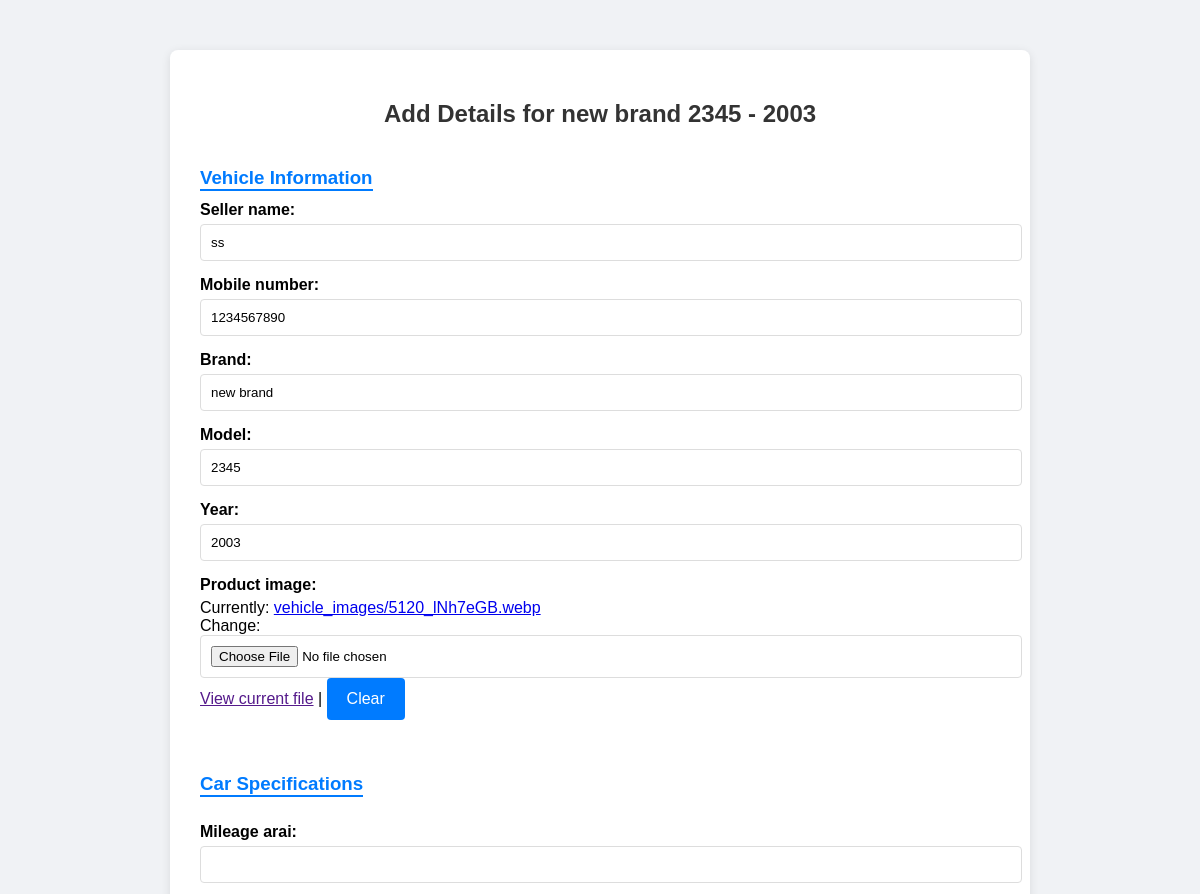
Before: /users/owner/add-details/18/ (signed in, upper part) with the older database file.
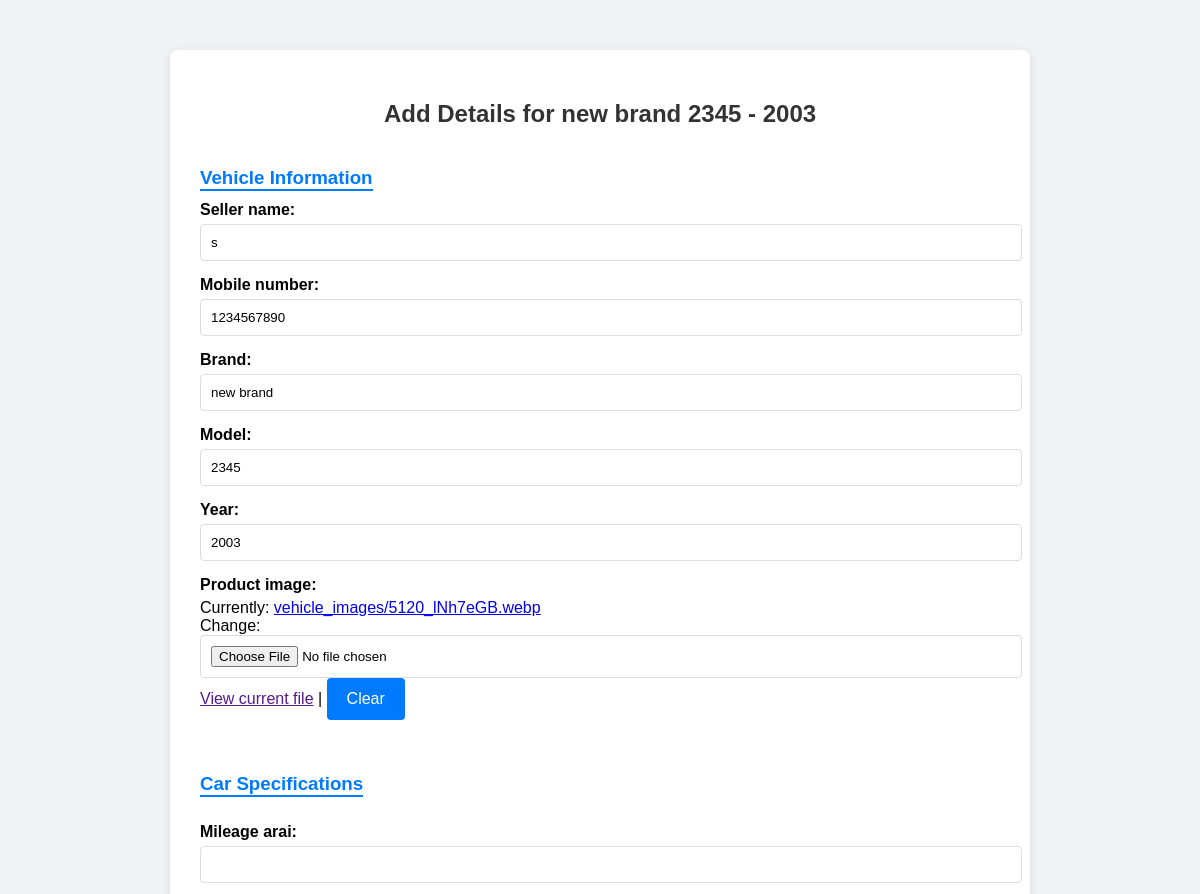
After: the same page with the newer database file.
### users/models.py (models this page shows, shortened)
class VehicleListing(models.Model):
    seller_name = models.CharField(max_length=100)
    mobile_number = models.CharField(max_length=15)
    seller = models.ForeignKey(User, on_delete=models.CASCADE)
    brand = models.CharField(max_length=100)
    model = models.CharField(max_length=100)
    year = models.IntegerField()
    kms_driven = models.IntegerField()
    fuel_type = models.CharField(max_length=50)
    location = models.CharField(max_length=100)
    pitching_price = models.DecimalField(max_digits=10, decimal_places=2)
    product_image = models.ImageField(upload_to='vehicle_images/')
    additional_image1 = models.ImageField(upload_to='vehicle_images/', null=True, blank=True)
    additional_image2 = models.ImageField(upload_to='vehicle_images/', null=True, blank=True)
    additional_image3 = models.ImageField(upload_to='vehicle_images/', null=True, blank=True)
    additional_image4 = models.ImageField(upload_to='vehicle_images/', null=True, blank=True)
    is_approved = models.BooleanField(default=False)
    star_rating = models.IntegerField(null=True, blank=True)
    condition_description = models.TextField(null=True, blank=True)
    owner_review = models.TextField(null=True, blank=True)
    uploaded_at = models.DateTimeField(auto_now_add=True)
    registration_year = models.IntegerField()  # Remove default value
    transmission = models.CharField(max_length=50)  # Remove default value
    num_owners = models.IntegerField()  # Remove default value
    insurance_type = models.CharField(max_length=100)  # Remove default value
    insurance_validity = models.DateField()
    rto = models.CharField(max_length=100)  # Remove default value
    full_details = models.FileField(upload_to='full_details/', null=True, blank=True)  # New field

### users/views/owner_views.py (the view)
# urls.py: path('owner/add-details/<int:listing_id>/', owner_views.add_details, name='add-details'),  # New path for add details
@user_passes_test(is_owner)
def add_details(request, listing_id):
    listing = get_object_or_404(VehicleListing, pk=listing_id)
    if request.method == 'POST':
        vehicle_form = VehicleListingForm(request.POST, request.FILES, instance=listing)
        car_spec_form = CarSpecificationForm(request.POST)
        inspection_report_form = InspectionReportForm(request.POST)
        if vehicle_form.is_valid() and car_spec_form.is_valid() and inspection_report_form.is_valid():
            try:
                with transaction.atomic():
                    vehicle_form.save()
                    car_spec_instance, created = CarSpecification.objects.get_or_create(
                        vehicle_listing=listing,
                        defaults=car_spec_form.cleaned_data
                    )
                    if not created:
                        for field, value in car_spec_form.cleaned_data.items():
                            setattr(car_spec_instance, field, value)
                        car_spec_instance.save()
                    inspection_report_instance, created = InspectionReport.objects.get_or_create(
                        vehicle_listing=listing,
                        defaults=inspection_report_form.cleaned_data
                    )
                    if not created:
                        for field, value in inspection_report_form.cleaned_data.items():
                            setattr(inspection_report_instance, field, value)
                        inspection_report_instance.save()
                    if 'clear_additional_image1' in request.POST:
                        listing.additional_image1.delete()
                    if 'clear_additional_image2' in request.POST:
                        listing.additional_image2.delete()
                    if 'clear_additional_image3' in request.POST:
                        listing.additional_image3.delete()
                    if 'clear_additional_image4' in request.POST:
                        listing.additional_image4.delete()
                    messages.success(request, 'Details added successfully!')
                    return redirect('view-approvals')
            except Exception as e:
                messages.error(request, f'An error occurred: {e}')
    else:
        vehicle_form = VehicleListingForm(instance=listing)
        car_spec_form = CarSpecificationForm()
        inspection_report_form = InspectionReportForm()
    context = {
        'vehicle_form': vehicle_form,
        'car_spec_form': car_spec_form,
        'inspection_report_form': inspection_report_form,
        'listing': listing,
    }
    return render(request, 'users/add_details.html', context)

### users/forms.py (shortened to what this page needs)
class VehicleListingForm(forms.ModelForm):
    class Meta:
        model = VehicleListing
        fields = ['seller_name', 'mobile_number', 'brand', 'model', 'year', 'product_image',
                  'additional_image1', 'additional_image2', 'additional_image3', 'additional_image4',
                  'pitching_price', 'kms_driven', 'fuel_type', 'location', 'condition_description',
                  'registration_year', 'transmission', 'num_owners', 'insurance_type',
                  'insurance_validity', 'rto','full_details']
    def __init__(self, *args, **kwargs):
        super().__init__(*args, **kwargs)
        self.fields['registration_year'].widget.attrs['placeholder'] = 'YYYY'
        self.fields['kms_driven'].widget.attrs['placeholder'] = 'Enter kilometers'

class CarSpecificationForm(forms.ModelForm):
    class Meta:
        model = CarSpecification
        fields = ['mileage_arai', 'boot_space', 'ground_clearance', 'seating_capacity',
                  'fuel_tank_capacity', 'displacement']

### users/views/owner_views.py (called while the page is built)
def is_owner(user):
    return user.is_authenticated and user.is_superuser

### users/templates/users/add_details.html (shortened to what this page needs)
{% load static %}
<!DOCTYPE html>
<html lang="en">
  <head>
  </head>
  <body>
    <div class="container">
      <h2>Add Details for {{ listing.brand }} {{ listing.model }} - {{ listing.year }}</h2>
      <form method="post" enctype="multipart/form-data">
        <div class="form-section">
          <h3>Vehicle Information</h3>
          <div class="form-group">{{ vehicle_form.seller_name.label_tag }} {{ vehicle_form.seller_name }}</div>
          <div class="form-group">{{ vehicle_form.mobile_number.label_tag }} {{ vehicle_form.mobile_number }}</div>
          <div class="form-group">{{ vehicle_form.brand.label_tag }} {{ vehicle_form.brand }}</div>
          <div class="form-group">{{ vehicle_form.model.label_tag }} {{ vehicle_form.model }}</div>
          <div class="form-group">{{ vehicle_form.year.label_tag }} {{ vehicle_form.year }}</div>
          <div class="form-group">
            {{ vehicle_form.product_image.label_tag }}
            {{ vehicle_form.product_image }}
            {% if vehicle_form.product_image.value %}
              <div>
                <a href="{{ vehicle_form.product_image.url }}">View current file</a>
                <span>|</span>
                <button type="button" onclick="clearFileInput('id_product_image')">Clear</button>
              </div>
            {% endif %}
          </div>
        </div>
        <div class="form-section">
          <h3>Car Specifications</h3>
          {{ car_spec_form.as_p }}
        </div>
      </form>
    </div>
  </body>
</html>

Changed rows visible on the page:
changed VehicleListing "new brand": seller_name "ss" → "s"
